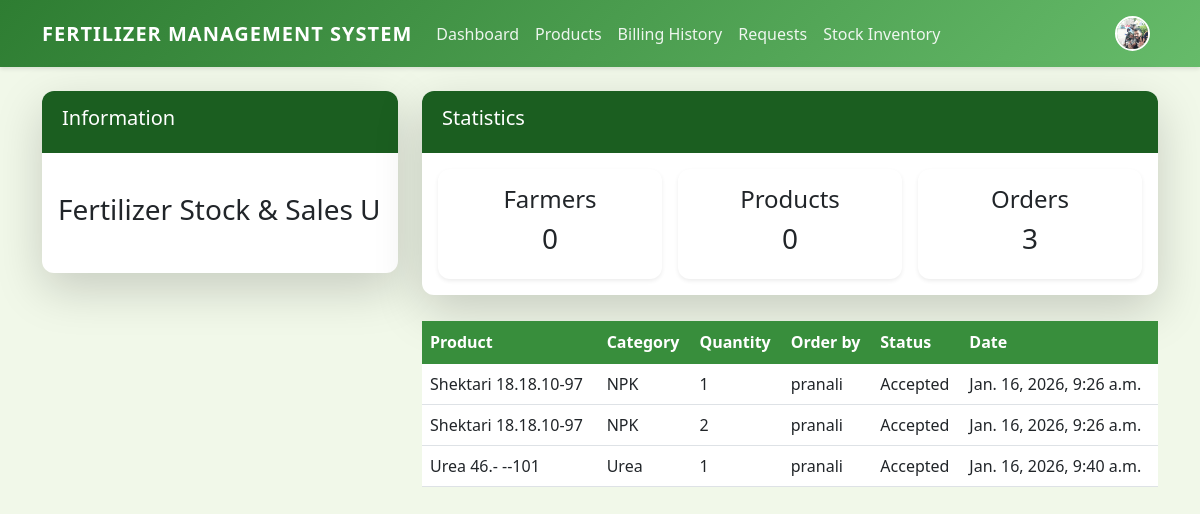
/order/ (signed in), run on the app's committed database.
### user/models.py (models this page shows, shortened)
class Profile(models.Model):
    staff = models.OneToOneField(User, on_delete=models.CASCADE, null=True)
    address = models.CharField(max_length=200, null=True)
    phone = models.CharField(max_length=20, null=True)
    image = models.ImageField(default='avatar.jpg', upload_to='Profile_Images')

### dashboard/models.py (models this page shows, shortened)
class Order(models.Model):
    product = models.ForeignKey(Product, on_delete=models.CASCADE, null=True)
    staff = models.ForeignKey(User, models.CASCADE, null=True)
    order_quantity = models.PositiveBigIntegerField(null=True)
    status = models.CharField(max_length=50, default='Pending', null=True)
    date = models.DateTimeField(auto_now_add=True)

class Product(models.Model):
    name = models.CharField(max_length=100, null=True)
    company = models.CharField(max_length=100, null=True, default='Gen')
    category = models.CharField(max_length=20, choices=CATEGORY, null=True)
    quantity = models.PositiveBigIntegerField(null=True)
    weight = models.DecimalField(max_digits=10, decimal_places=2, null=True, default=1.0)
    price = models.DecimalField(max_digits=10, decimal_places=2, null=True)
    class Meta:
        verbose_name_plural = 'Products'
    def __str__(self):
        return f'{self.name}-{self.quantity}'

### dashboard/views.py (the view)
# urls.py: path('order/', views.order, name='dashboard-order'),
@login_required
def order(request):
    if not request.user.is_staff:
        return redirect('farmer-dashboard')
    orders = Order.objects.all()
    context = {
        'orders':orders,
    }
    return render(request, 'dashboard/order.html', context)

### templates/dashboard/order.html (shortened to what this page needs)
{% extends 'partials/base.html' %}
{% block content %}
{% include 'partials/topnav.html' %}
    <div class="container">
        <div class="row my-4">
            <div class="col-md-4">
            </div>
            <div class="col-md-8">
                <table class="table bg-white">
                    <thead class="bg-info">
                        <tr class="text-white">
                            <th scope="col">Product</th>
                            <th scope="col">Category</th>
                            <th scope="col">Quantity</th>
                            <th scope="col">Order by</th>
                            <th scope="col">Status</th>
                            <th scope="col">Date</th>
                        </tr>
                    </thead>
                    <tbody>
                        {% for orders in orders %}
                        <tr>
                            <td>{{ orders.product }}</td>
                            <td>{{ orders.product.category }}</td>
                            <td>{{ orders.order_quantity }}</td>
                            <td>
                                {{ orders.staff.username }}
                            </td>
                            <td>
                                {{ orders.status }}
                            </td>
                            <td>
                                {{ orders.date }}
                            </td>
                        </tr>
                        {% endfor %}
                    </tbody>
                </table>
            </div>
        </div>
    </div>
{% endblock %}

### templates/partials/nav.html (shortened to what this page needs)
{% load static %}
<link href="https://cdn.jsdelivr.net/npm/bootstrap@5.3.0/dist/css/bootstrap.min.css" rel="stylesheet">
<link rel="stylesheet" href="{% static 'style.css' %}">
<nav class="navbar navbar-expand-lg custom-navbar">
    <div class="container">
        <a class="navbar-brand" href="{% if user.is_staff %}{% url 'dashboard-index' %}{% else %}{% url 'farmer-orders' %}{% endif %}">Fertilizer Management System</a>
        <div class="collapse navbar-collapse" id="navbarSupportedContent">
            {% if user.is_authenticated %}
            <ul class="navbar-nav me-auto mb-2 mb-lg-0">
                {% if user.is_staff %}
                <li class="nav-item">
                    <a class="nav-link {% if request.resolver_match.url_name == 'dashboard-index' %}active{% endif %}" href="{% url 'dashboard-index' %}">Dashboard</a>
                </li>
                <li class="nav-item">
                    <a class="nav-link {% if request.resolver_match.url_name == 'dashboard-page1' %}active{% endif %}" href="{% url 'dashboard-page1' %}">Products</a>
                </li>
                <li class="nav-item">
                    <a class="nav-link {% if request.resolver_match.url_name == 'dashboard-report' %}active{% endif %}" href="{% url 'dashboard-report' %}">Billing History</a>
                </li>
                <li class="nav-item">
                    <a class="nav-link {% if request.resolver_match.url_name == 'dashboard-admin-orders' %}active{% endif %}" href="{% url 'dashboard-admin-orders' %}">Requests</a>
                </li>
                <li class="nav-item">
                    <a class="nav-link {% if request.resolver_match.url_name == 'dashboard-stock-report' %}active{% endif %}" href="{% url 'dashboard-stock-report' %}">Stock Inventory</a>
                </li>
                {% endif %}
            </ul>
            <ul class="navbar-nav ms-auto mb-2 mb-lg-0 align-items-center">
                <li class="nav-item">
                    <a class="nav-link d-flex align-items-center" href="{% url 'user-profile' %}">
                        {% if user.profile.image %}
                            <img src="{{ user.profile.image.url }}" alt="Profile" class="rounded-circle" style="width: 35px; height: 35px; object-fit: cover; border: 2px solid #fff;">
                        {% else %}
                            <div class="rounded-circle bg-secondary d-flex justify-content-center align-items-center" style="width: 35px; height: 35px; border: 2px solid #fff; color: white;">
                                {{ user.username|make_list|first|upper }}
                            </div>
                        {% endif %}
                    </a>
                </li>
            </ul>
            {% endif %}
        </div>
    </div>
</nav>

### static/style.css (style rules this page uses)
body { background-color: #f1f8e9 !important; background: #f1f8e9 !important; font-family: 'Segoe UI', Tahoma, Geneva, Verdana, sans-serif; color: #333; }
.custom-navbar { background-color: #2e7d32; background: linear-gradient(135deg, #2e7d32 0%, #66bb6a 100%); box-shadow: 0 2px 4px rgba(0,0,0,0.1); }
.custom-navbar .navbar-brand { font-weight: bold; color: #fff !important; text-transform: uppercase; letter-spacing: 1px; }
.custom-navbar .nav-link { color: rgba(255,255,255,0.9) !important; font-weight: 500; transition: color 0.3s; }
.bg-info { background-color: #66bb6a !important; }
.table thead th { background-color: #388e3c; color: white; border-color: #388e3c; }
.table { color: #333; }
a { color: #2e7d32; text-decoration: none; }

### data on the page
Order: product "Shektari 18.18.10-97", product.category "NPK", order_quantity "1", staff.username "pranali", status "Accepted", date "Jan. 16, 2026, 9:26 a.m."
Order: product "Shektari 18.18.10-97", product.category "NPK", order_quantity "2", staff.username "pranali", status "Accepted", date "Jan. 16, 2026, 9:26 a.m."
Order: product "Urea 46.- --101", product.category "Urea", order_quantity "1", staff.username "pranali", status "Accepted", date "Jan. 16, 2026, 9:40 a.m."

### other printed values
{{ workers|length }} "0"
{{ products|length }} "0"
{{ orders|length }} "3"
